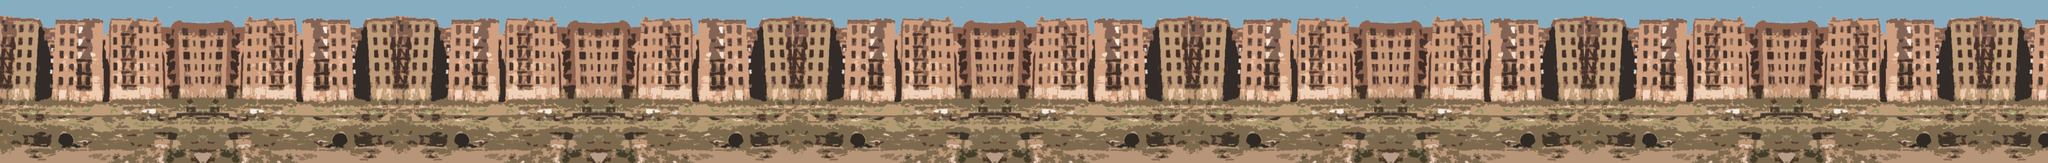

The image is a tile-based game level rendered from a .tmx file. Its description and source (layers, tilesets, objects; grid data summarised) follow:
An orthogonal 150x12 tile map with 32x32 px tiles, 2 tile layers (Floor, Wall).

<map version="1.0" orientation="orthogonal" width="150" height="12" tilewidth="32" tileheight="32">
 <tileset firstgid="1" name="Slum" tilewidth="32" tileheight="32">
  <image source="Slum.png" trans="ff00ff" width="953" height="394" />
 </tileset>
 <layer name="Floor" width="150" height="12">
  <data>[1800 cells, 750 non-empty, 145 distinct tile ids]</data>
 </layer>
 <layer name="Wall" width="150" height="12">
  <data>[1800 cells, 1050 non-empty, 203 distinct tile ids]</data>
 </layer>
</map>